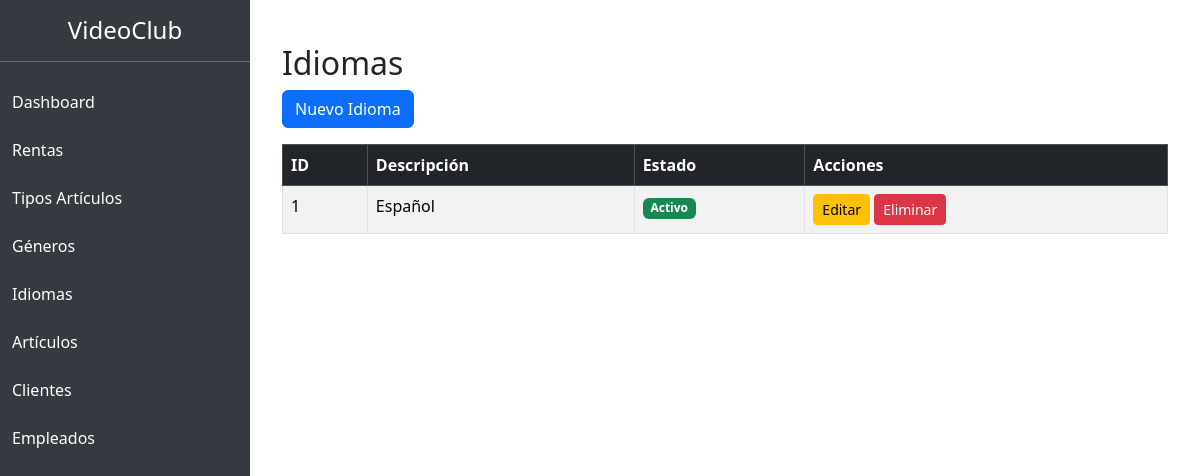
The page /idiomas/ on the database its author committed.
### VideoClubApp/models.py (models this page shows, shortened)
class Idioma(models.Model):
    descripcion = models.CharField(max_length=100)
    estado = models.BooleanField(default=True)

### VideoClubApp/views.py (the view)
# urls.py: path('idiomas/', views.lista_idiomas, name='lista_idiomas'),
def lista_idiomas(request):
    idiomas = Idioma.objects.all()
    return render(request, 'idiomas/lista.html', {'idiomas': idiomas})

### VideoClubApp/templates/idiomas/lista.html
{% extends 'base.html' %}
{% block contenido %}
<div class="container mt-4">
<h2>Idiomas</h2>
<a href="{% url 'crear_idioma' %}" class="btn btn-primary mb-3">
Nuevo Idioma
</a>
<table class="table table-striped table-bordered">
<thead class="table-dark">
<tr>
<th>ID</th>
<th>Descripción</th>
<th>Estado</th>
<th>Acciones</th>
</tr>
</thead>
<tbody>
{% for idioma in idiomas %}
<tr>
<td>{{ idioma.id }}</td>
<td>{{ idioma.descripcion }}</td>
<td>
{% if idioma.estado %}
<span class="badge bg-success">Activo</span>
{% else %}
<span class="badge bg-danger">Inactivo</span>
{% endif %}
</td>
<td>
<a href="{% url 'editar_idioma' idioma.id %}" class="btn btn-warning btn-sm">
Editar
</a>
<a href="{% url 'eliminar_idioma' idioma.id %}"
class="btn btn-danger btn-sm"
onclick="return confirm('¿Seguro que desea eliminar?')">
Eliminar
</a>
</td>
</tr>
{% endfor %}
</tbody>
</table>
</div>
{% endblock %}

### VideoClubApp/templates/base.html (style rules this page uses)
body { display:flex; }

### rows shown on the page
Idioma: id "1", descripcion "Español", estado "Activo"
